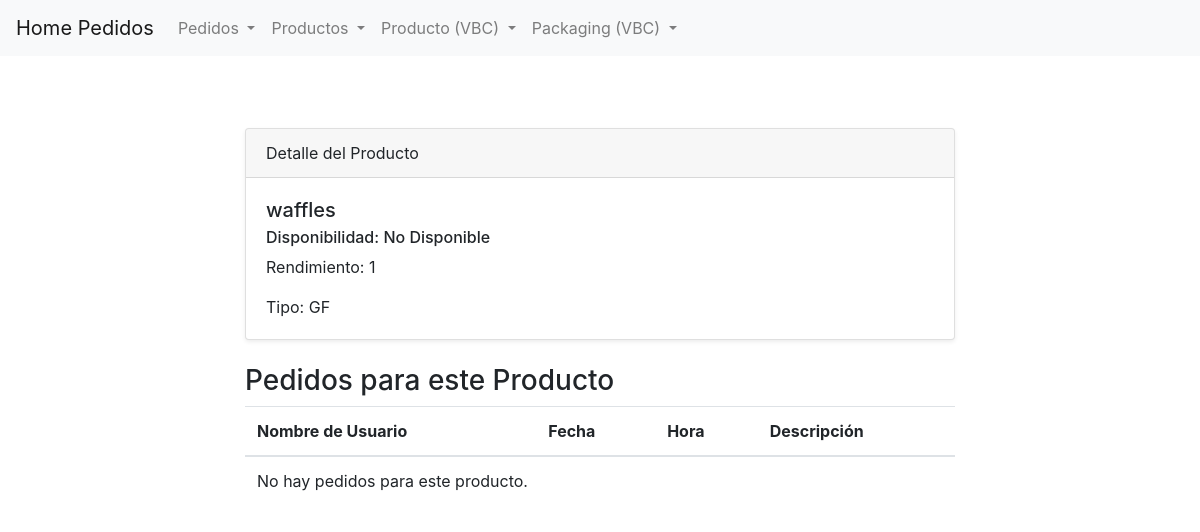
The app's page /pedidos/detail-producto/23, older data.
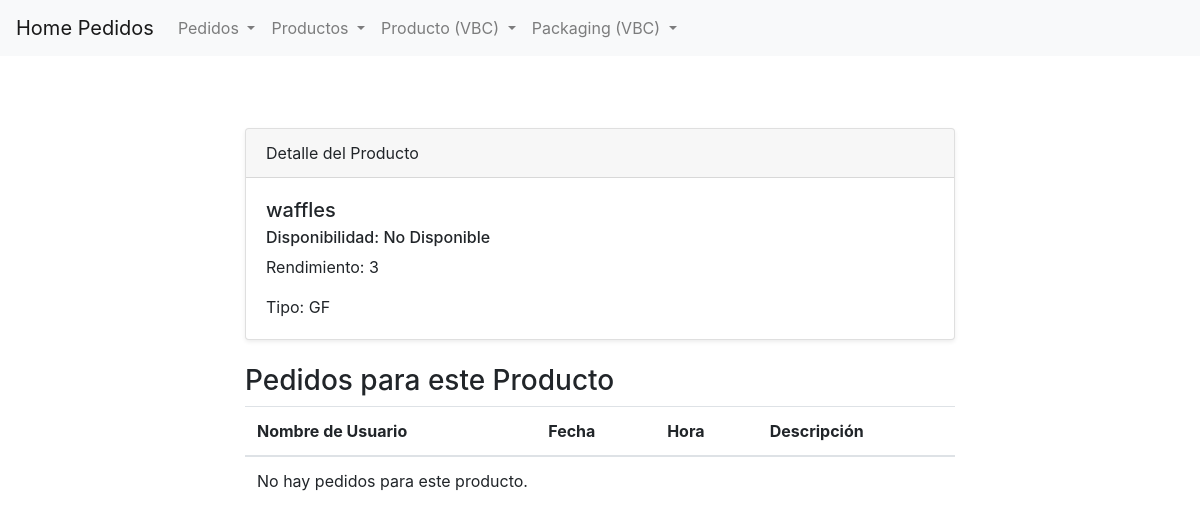
The same page, newer data.
### pedidos/models.py (models this page shows, shortened)
class Producto(models.Model):
    class Tipo(models.TextChoices):
        LIBRE_DE_GLUTEN = 'Gluten Free' , 'Gluten Free'
        VEGANO = 'Vegan' , 'Vegan'
        CONTIENE_TRIGO = 'With Wheat' , 'With Wheat'
        LIBRE_DE_AZUCAR = 'Sugar Free' , 'Sugar Free'
    nombre = models.CharField(max_length=100)
    disponible = models.BooleanField(default=True)
    rendimiento = models.IntegerField()
    tipo = models.CharField(
            max_length=50,
            choices=Tipo.choices,
            default=Tipo.CONTIENE_TRIGO,
    )
    descripcion = models.TextField(blank=True, null=True)

### pedidos/views.py (the view)
# urls.py: path("detail-producto/<producto_id>", detail_producto_view, name="producto-detail"),
def detail_producto_view(request, producto_id):
    producto = Producto.objects.get(id=producto_id)
    contexto_dict = {"producto": producto}
    return render(request, "pedidos/detail-producto.html", contexto_dict)

### pedidos/templates/pedidos/detail-producto.html (shortened to what this page needs)
{% extends 'pedidos/base.html' %}
{% block content %}
<section class="py-5">
    <div class="container">
        <div class="row">
            <div class="col-lg-8 mx-auto">
                <div class="card shadow-sm">
                    <div class="card-header">
                        Detalle del Producto
                    </div>
                    <div class="card-body">
                        <h5 class="card-title">{{ producto.nombre }}</h5>
                        {% if Producto.disponible %}
                        <h6 class="card-subtitle mb-2">Disponibilidad: Disponible</h6>
                        {% else %}
                        <h6 class="card-subtitle mb-2">Disponibilidad: No Disponible</h6>
                        {% endif %}
                        <p class="card-text">Rendimiento: {{ producto.rendimiento }}</p>
                        <p class="card-text">Tipo: {{ producto.tipo | default:"No proporcionado" }}</p>
                    </div>
                </div>
                <div class="mt-4">
                    <h3>Pedidos para este Producto</h3>
                    <table class="table">
                        <thead>
                            <tr>
                                <th scope="col">Nombre de Usuario</th>
                                <th scope="col">Fecha</th>
                                <th scope="col">Hora</th>
                                <th scope="col">Descripción</th>
                            </tr>
                        </thead>
                        <tbody>
                            {% for pedido in producto.pedidos.all %}
                            <tr>
                                <td>{{ pedido.nombre_de_usuario }}</td>
                                <td>{{ pedido.fecha | date:"d/m/Y" }}</td>
                                <td>{{ pedido.hora | date:"H:i" }}</td>
                                <td>{{ pedido.descripcion | default:"No proporcionado" }}</td>
                            </tr>
                            {% empty %}
                            <tr>
                                <td colspan="5">No hay pedidos para este producto.</td>
                            </tr>
                            {% endfor %}
                        </tbody>
                    </table>
                </div>
            </div>
        </div>
    </div>
</section>
{% endblock %}

Row changes from the older to the newer data that the page shows:
changed Producto "waffles": rendimiento "1" → "3"
